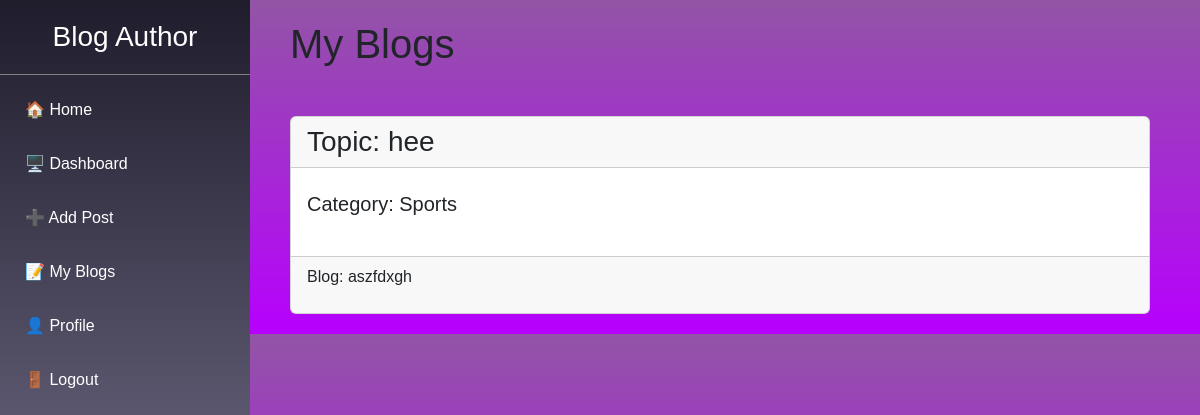
/myblogs.php (signed in), run on the app's committed database.
### tables this page shows
CREATE TABLE `post` (
  `user_id` int(11) NOT NULL,
  `blog_id` int(11) NOT NULL,
  `subject` varchar(100) NOT NULL,
  `category` varchar(100) NOT NULL,
  `text` mediumtext NOT NULL,
  `image` varchar(30) NOT NULL,
  `status` varchar(20) NOT NULL
);

### myblogs.php (the view, shortened to what this page needs)
<?php
$con = mysqli_connect("localhost","root","","blogging");
$email = $_SESSION['email'];
$user = mysqli_query($con,"SELECT ID FROM user WHERE email='$email'");
$row = mysqli_fetch_assoc($user);
$user_id = $row['ID'];
$sql = "SELECT * FROM post WHERE user_id='$user_id' ORDER BY blog_id DESC";
$result = mysqli_query($con,$sql);
?>
<!DOCTYPE html>
<html>
<head>
<link href="https://cdn.jsdelivr.net/npm/bootstrap@5.3.3/dist/css/bootstrap.min.css" rel="stylesheet">
</head>
<body>
<div class="sidebar">
    <h3>Blog Author</h3>
    <a href="home.php">🏠 Home</a>
<a href="dashboard.php">🖥️ Dashboard</a>
<a href="post.php">➕ Add Post</a>
<a href="myblogs.php">📝 My Blogs</a>
<a href="profile.php">👤 Profile</a>
<a href="logout.php">🚪 Logout</a>
</div>
<div class="container">
<h1>My Blogs</h1>
</div>
<?php
while($row=mysqli_fetch_assoc($result))
{
if($row['status']=='activated')
    {
?>
<div class="container" mt-3>
  <div class="card">
    <h3><div class="card-header"> Topic: <?php echo $row['subject']; ?></h3>
    <h5><div class="card-body"> Category: <?php echo $row['category']; ?></h5>
    <p><div class="card-footer"> Blog: <?php echo $row['text']; ?></p></div>
</div>
<?php
}}
?>
</body>
</html>

### myblogs.php (style rules this page uses)
body { margin:0; background: linear-gradient(to bottom, #9255a5, #b700ff); font-family: Arial, sans-serif; }
.sidebar { position:fixed; width:250px; height:100vh; background:linear-gradient(to bottom, #1f1c2c, #928dab); }
.sidebar h3 { color:white; text-align:center; padding:20px; border-bottom:1px solid gray; font-size:28px; }
.sidebar a { display:block; color:white; text-decoration:none; padding:15px 25px; transition:.3s; }
.container { width:75%; margin-left:270px; padding:20px; }

### data on the page
post: subject "hee", category "Sports", text "aszfdxgh"
